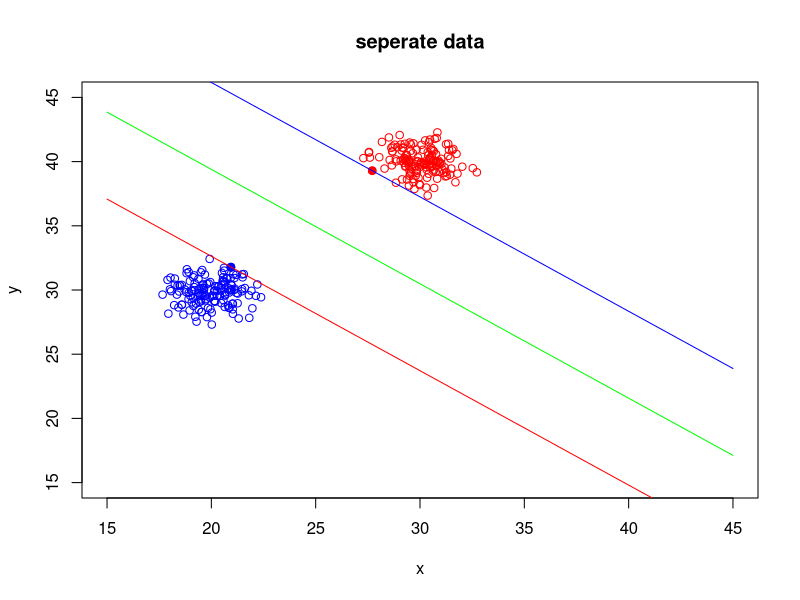
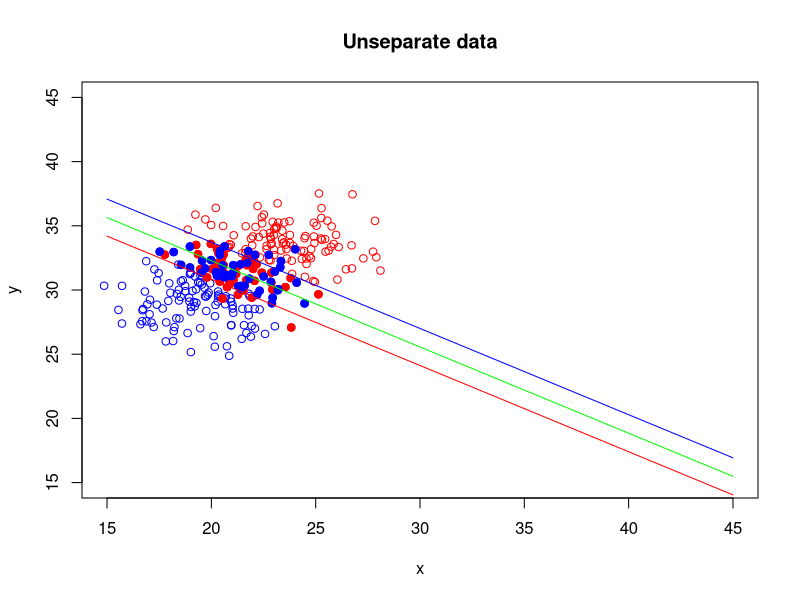

The R script that drew these images, in order:
##SVM hard margin##

#generate data
set.seed(500)
data1 <- cbind(rnorm(150, 20, 1), rnorm(150, 30, 1), matrix(-1, 150, 1))
data2 <- cbind(rnorm(150, 30, 1), rnorm(150, 40, 1), matrix(1, 150, 1))
sepdata <- rbind(data1, data2)
data3 <- cbind(rnorm(150, 20, 2), rnorm(150, 30, 2), matrix(-1, 150, 1))
data4 <- cbind(rnorm(150, 23, 2), rnorm(150, 33, 2), matrix(1, 150, 1))
unsepdata <- rbind(data3, data4)

#SVM of hard margins
train <- rbind(data1,data2)
trainX <- train[,-3]
trainY <- as.matrix(train[,3])
trainUnsep <- rbind(data3,data4)
trainUnsepX <- trainUnsep[,-3]
trainUnsepY <- as.matrix(trainUnsep[,3])

H = (trainY %*% t(trainY)) * (trainX %*% t(trainX))
c = matrix(rep(-1, nrow(trainX)))
A = t(trainY)
b = 0
r = 0
l = matrix(rep(0, nrow(trainX)))
u = matrix(rep(10000, nrow(trainX)))

require(kernlab)
linearLDResult = ipop(c, H, A, b, l, u, r)
alpha = matrix(primal(linearLDResult))

w = rep(0, ncol(trainX))
for(i in 1:nrow(trainX))
{
  w = w + alpha[i] * trainY[i] * trainX[i, ]
}

sv = train[alpha > 0.01, ] #Support vectors
w0 = (1/nrow(sv)) * sum(as.matrix(sv[, 3]) - sv[, -3] %*% w)

#plotting
plot(15:45, 15:45, type = "n", main='seperate data', ylab='y', xlab='x')  
points(data1[,1], data1[,2], col = "blue")
points(data2[,1], data2[,2], col = "red")
points(matrix(sv[sv[,3]==1,],ncol = 3)[,1], matrix(sv[sv[,3]==1,],ncol = 3)[,2], pch = 19, col = "red")
points(matrix(sv[sv[,3]==-1,],ncol = 3)[,1], matrix(sv[sv[,3]==-1,],ncol = 3)[,2], pch = 19, col = "blue")
curve(-w[1]/w[2] * x - w0/w[2], add = TRUE, col = "green")  
curve(-w[1]/w[2] * x - (w0+1)/w[2], add = TRUE, col = "red")  
curve(-w[1]/w[2] * x - (w0-1)/w[2], add = TRUE, col = "blue")  

confusionMatrix <- matrix(0, 2, 2)
for (j in 1:nrow(train))
{
  temp <- trainX[j,] %*% as.matrix(w) + w0
  if (temp > 0)
  {
    if (j <= 150)
    {
      confusionMatrix[2,1] <- confusionMatrix[2,1] + 1
    }else
    {
      confusionMatrix[2,2] <- confusionMatrix[2,2] + 1
    }
  }else{
    if (j <= 150)
    {
      confusionMatrix[1,1] <- confusionMatrix[1,1] + 1
    }else
    {
      confusionMatrix[1,2] <- confusionMatrix[1,2] + 1
    }
  }
}

H = (trainUnsepY %*% t(trainUnsepY)) * (trainUnsepX %*% t(trainUnsepX))
c = matrix(rep(-1, nrow(trainUnsepX)))
A = t(trainUnsepY)
b = 0
r = 0
l = matrix(rep(0, nrow(trainUnsepX)))
u = matrix(rep(100, nrow(trainUnsepX)))

require(kernlab)
result = ipop(c, H, A, b, l, u, r)
alpha = matrix(primal(result))

w = rep(0, ncol(trainUnsepX))
for(i in 1:nrow(trainUnsepX))
{
  w = w + alpha[i] * trainUnsepY[i] * trainUnsepX[i, ]
}

sv = trainUnsep[alpha > 50, ] #Support vectors
w0 = (1/nrow(sv)) * sum(as.matrix(sv[, 3]) - sv[, -3] %*% w)

#plotting
plot(15:45, 15:45, type = "n", main='Unseparate data', ylab='y', xlab='x')  
points(data3[,1], data3[,2], col = "blue")
points(data4[,1], data4[,2], col = "red")
points(matrix(sv[sv[,3]==1,],ncol = 3)[,1], matrix(sv[sv[,3]==1,],ncol = 3)[,2], pch = 19, col = "red")
points(matrix(sv[sv[,3]==-1,],ncol = 3)[,1], matrix(sv[sv[,3]==-1,],ncol = 3)[,2], pch = 19, col = "blue")
curve(-w[1]/w[2] * x - w0/w[2], add = TRUE, col = "green")  
curve(-w[1]/w[2] * x - (w0+1)/w[2], add = TRUE, col = "red")  
curve(-w[1]/w[2] * x - (w0-1)/w[2], add = TRUE, col = "blue") 

confusionMatrixUnsep <- matrix(0, 2, 2)

for (j in 1:nrow(trainUnsep))
{
  temp <- trainUnsepX[j,] %*% as.matrix(w) + w0
  if (temp > 0)
  {
    if (j <= 150)
    {
      confusionMatrixUnsep[2,1] <- confusionMatrixUnsep[2,1] + 1
    }else
    {
      confusionMatrixUnsep[2,2] <- confusionMatrixUnsep[2,2] + 1
    }
  }else{
    if (j <= 150)
    {
      confusionMatrixUnsep[1,1] <- confusionMatrixUnsep[1,1] + 1
    }else
    {
      confusionMatrixUnsep[1,2] <- confusionMatrixUnsep[1,2] + 1
    }
  }
}

confusionMatrix
confusionMatrixUnsep
